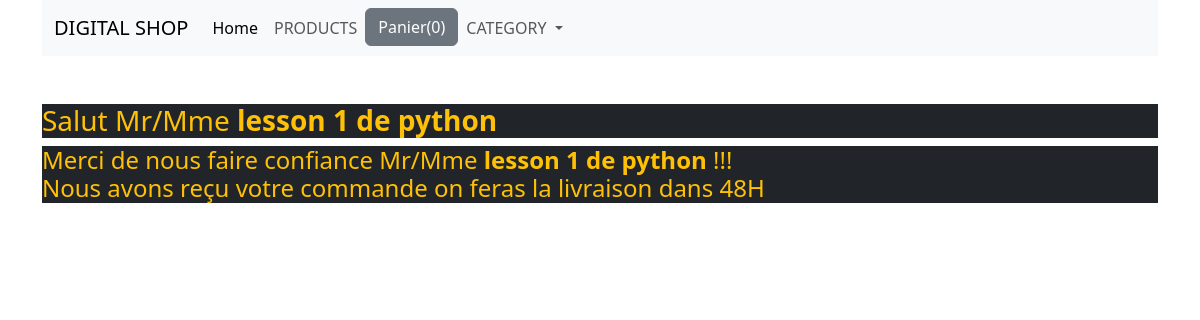
The app's page /confirm, older data.
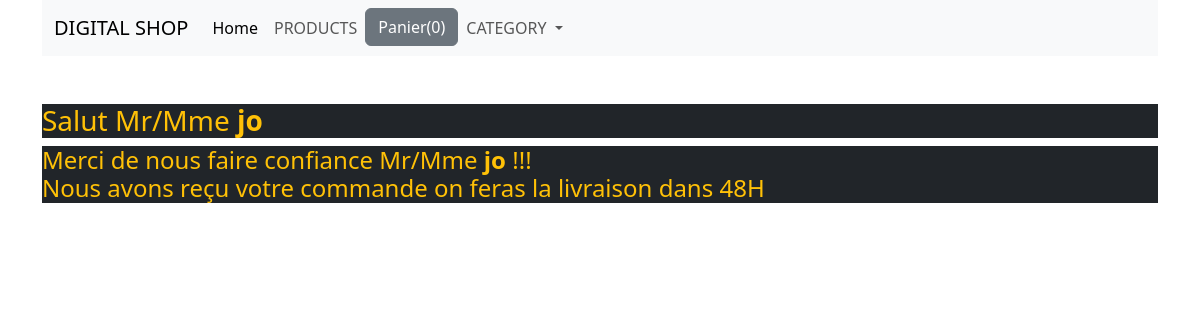
The same page, newer data.
### shop/models.py (models this page shows, shortened)
class Commande(models.Model):
    items = models.CharField(max_length=300)
    total = models.CharField(max_length=200)
    nom = models.CharField(max_length=150)
    email = models.EmailField()
    ville = models.CharField(max_length=200)
    pays = models.CharField(max_length=200)
    zipcode = models.CharField(max_length=200)
    address = models.CharField(max_length=300)
    date_commande = models.DateTimeField(auto_now=True)
    class Meta:
        ordering = ['-date_commande']

### shop/views.py (the view)
# urls.py: path('confirm', confirm, name='confirm'),
def confirm(request):
    info = Commande.objects.all()[:1]
    for item in info:
        nom = item.nom
    return render(request, 'products/confirm.html', {'name':nom})

### templates/products/confirm.html
{% extends "base.html" %}
{% block content %}
    <div class="container mt-5">
        <div class="row">
            <div class="col-md-12">
                <h3 class="bg-dark text-warning">Salut Mr/Mme <strong>{{ name }}</strong></h3>
                <h4 class="bg-dark text-warning">Merci de nous faire confiance Mr/Mme <strong>{{ name }}</strong> !!! <br>Nous avons reçu votre commande on feras la livraison dans 48H</h4>
            </div>
        </div>
    </div>
{% endblock content %}

Row changes from the older to the newer data that the page shows:
removed Commande: nom "lesson 1 de python"
added Commande: nom "jo"
